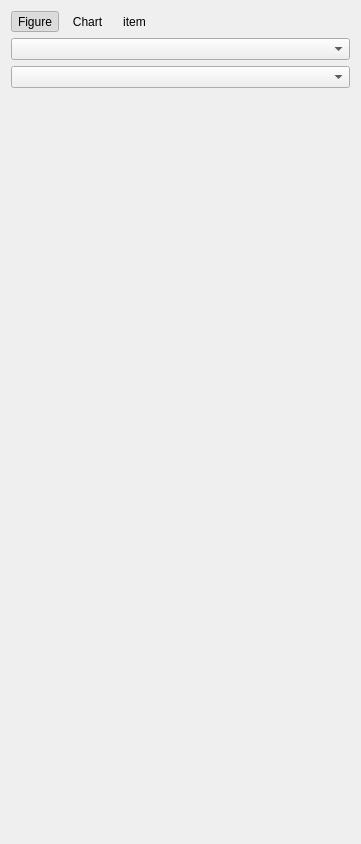
<?xml version="1.0" encoding="UTF-8"?>
<ui version="4.0">
 <class>DAChartSettingWidget</class>
 <widget class="QWidget" name="DAChartSettingWidget">
  <property name="geometry">
   <rect>
    <x>0</x>
    <y>0</y>
    <width>361</width>
    <height>844</height>
   </rect>
  </property>
  <property name="windowTitle">
   <string>Chart Setting</string>
  </property>
  <layout class="QVBoxLayout" name="verticalLayout">
   <item>
    <layout class="QHBoxLayout" name="horizontalLayout">
     <item>
      <widget class="QToolButton" name="toolButtonFigure">
       <property name="text">
        <string>Figure</string>
       </property>
       <property name="icon">
        <iconset resource="icon.qrc">
         <normaloff>:/DAGui/icon/figure-setting.svg</normaloff>:/DAGui/icon/figure-setting.svg</iconset>
       </property>
       <property name="iconSize">
        <size>
         <width>28</width>
         <height>28</height>
        </size>
       </property>
       <property name="checkable">
        <bool>true</bool>
       </property>
       <property name="checked">
        <bool>true</bool>
       </property>
       <property name="toolButtonStyle">
        <enum>Qt::ToolButtonIconOnly</enum>
       </property>
       <property name="autoRaise">
        <bool>true</bool>
       </property>
       <attribute name="buttonGroup">
        <string notr="true">buttonGroupType</string>
       </attribute>
      </widget>
     </item>
     <item>
      <widget class="QToolButton" name="toolButtonChart">
       <property name="text">
        <string>Chart</string>
       </property>
       <property name="icon">
        <iconset resource="icon.qrc">
         <normaloff>:/DAGui/icon/plot-setting.svg</normaloff>:/DAGui/icon/plot-setting.svg</iconset>
       </property>
       <property name="iconSize">
        <size>
         <width>28</width>
         <height>28</height>
        </size>
       </property>
       <property name="checkable">
        <bool>true</bool>
       </property>
       <property name="toolButtonStyle">
        <enum>Qt::ToolButtonIconOnly</enum>
       </property>
       <property name="autoRaise">
        <bool>true</bool>
       </property>
       <attribute name="buttonGroup">
        <string notr="true">buttonGroupType</string>
       </attribute>
      </widget>
     </item>
     <item>
      <widget class="QToolButton" name="toolButtonItem">
       <property name="text">
        <string>item</string>
       </property>
       <property name="icon">
        <iconset resource="icon.qrc">
         <normaloff>:/DAGui/icon/plot-item-setting.svg</normaloff>:/DAGui/icon/plot-item-setting.svg</iconset>
       </property>
       <property name="iconSize">
        <size>
         <width>28</width>
         <height>28</height>
        </size>
       </property>
       <property name="checkable">
        <bool>true</bool>
       </property>
       <property name="toolButtonStyle">
        <enum>Qt::ToolButtonIconOnly</enum>
       </property>
       <property name="autoRaise">
        <bool>true</bool>
       </property>
       <attribute name="buttonGroup">
        <string notr="true">buttonGroupType</string>
       </attribute>
      </widget>
     </item>
     <item>
      <spacer name="horizontalSpacer">
       <property name="orientation">
        <enum>Qt::Horizontal</enum>
       </property>
       <property name="sizeHint" stdset="0">
        <size>
         <width>40</width>
         <height>20</height>
        </size>
       </property>
      </spacer>
     </item>
    </layout>
   </item>
   <item>
    <widget class="QComboBox" name="comboBoxSelectChart"/>
   </item>
   <item>
    <widget class="QComboBox" name="comboBoxSelectItem"/>
   </item>
   <item>
    <widget class="QStackedWidget" name="stackedWidget">
     <property name="currentIndex">
      <number>2</number>
     </property>
     <widget class="DA::DAFigureWidgetSettingWidget" name="widgetFigureSetting"/>
     <widget class="DA::DAChartPlotSettingWidget" name="widgetChartSetting"/>
     <widget class="DA::DAChartCommonItemsSettingWidget" name="widgetItemSetting"/>
    </widget>
   </item>
  </layout>
 </widget>
 <customwidgets>
  <customwidget>
   <class>DA::DAChartCommonItemsSettingWidget</class>
   <extends>QWidget</extends>
   <header>DAChartCommonItemsSettingWidget.h</header>
   <container>1</container>
  </customwidget>
  <customwidget>
   <class>DA::DAChartPlotSettingWidget</class>
   <extends>QWidget</extends>
   <header>DAChartPlotSettingWidget.h</header>
   <container>1</container>
  </customwidget>
  <customwidget>
   <class>DA::DAFigureWidgetSettingWidget</class>
   <extends>QWidget</extends>
   <header>DAFigureWidgetSettingWidget.h</header>
   <container>1</container>
  </customwidget>
 </customwidgets>
 <resources>
  <include location="icon.qrc"/>
 </resources>
 <connections>
  <connection>
   <sender>toolButtonItem</sender>
   <signal>clicked(bool)</signal>
   <receiver>comboBoxSelectItem</receiver>
   <slot>setVisible(bool)</slot>
   <hints>
    <hint type="sourcelabel">
     <x>143</x>
     <y>24</y>
    </hint>
    <hint type="destinationlabel">
     <x>156</x>
     <y>82</y>
    </hint>
   </hints>
  </connection>
  <connection>
   <sender>toolButtonChart</sender>
   <signal>clicked(bool)</signal>
   <receiver>comboBoxSelectChart</receiver>
   <slot>setVisible(bool)</slot>
   <hints>
    <hint type="sourcelabel">
     <x>102</x>
     <y>20</y>
    </hint>
    <hint type="destinationlabel">
     <x>102</x>
     <y>37</y>
    </hint>
   </hints>
  </connection>
  <connection>
   <sender>toolButtonChart</sender>
   <signal>clicked(bool)</signal>
   <receiver>comboBoxSelectItem</receiver>
   <slot>setHidden(bool)</slot>
   <hints>
    <hint type="sourcelabel">
     <x>82</x>
     <y>15</y>
    </hint>
    <hint type="destinationlabel">
     <x>255</x>
     <y>75</y>
    </hint>
   </hints>
  </connection>
  <connection>
   <sender>toolButtonItem</sender>
   <signal>clicked(bool)</signal>
   <receiver>comboBoxSelectChart</receiver>
   <slot>setVisible(bool)</slot>
   <hints>
    <hint type="sourcelabel">
     <x>138</x>
     <y>20</y>
    </hint>
    <hint type="destinationlabel">
     <x>132</x>
     <y>41</y>
    </hint>
   </hints>
  </connection>
  <connection>
   <sender>toolButtonFigure</sender>
   <signal>clicked(bool)</signal>
   <receiver>comboBoxSelectChart</receiver>
   <slot>setHidden(bool)</slot>
   <hints>
    <hint type="sourcelabel">
     <x>23</x>
     <y>24</y>
    </hint>
    <hint type="destinationlabel">
     <x>26</x>
     <y>47</y>
    </hint>
   </hints>
  </connection>
  <connection>
   <sender>toolButtonFigure</sender>
   <signal>clicked(bool)</signal>
   <receiver>comboBoxSelectItem</receiver>
   <slot>setHidden(bool)</slot>
   <hints>
    <hint type="sourcelabel">
     <x>15</x>
     <y>23</y>
    </hint>
    <hint type="destinationlabel">
     <x>47</x>
     <y>71</y>
    </hint>
   </hints>
  </connection>
 </connections>
 <buttongroups>
  <buttongroup name="buttonGroupType"/>
 </buttongroups>
</ui>
